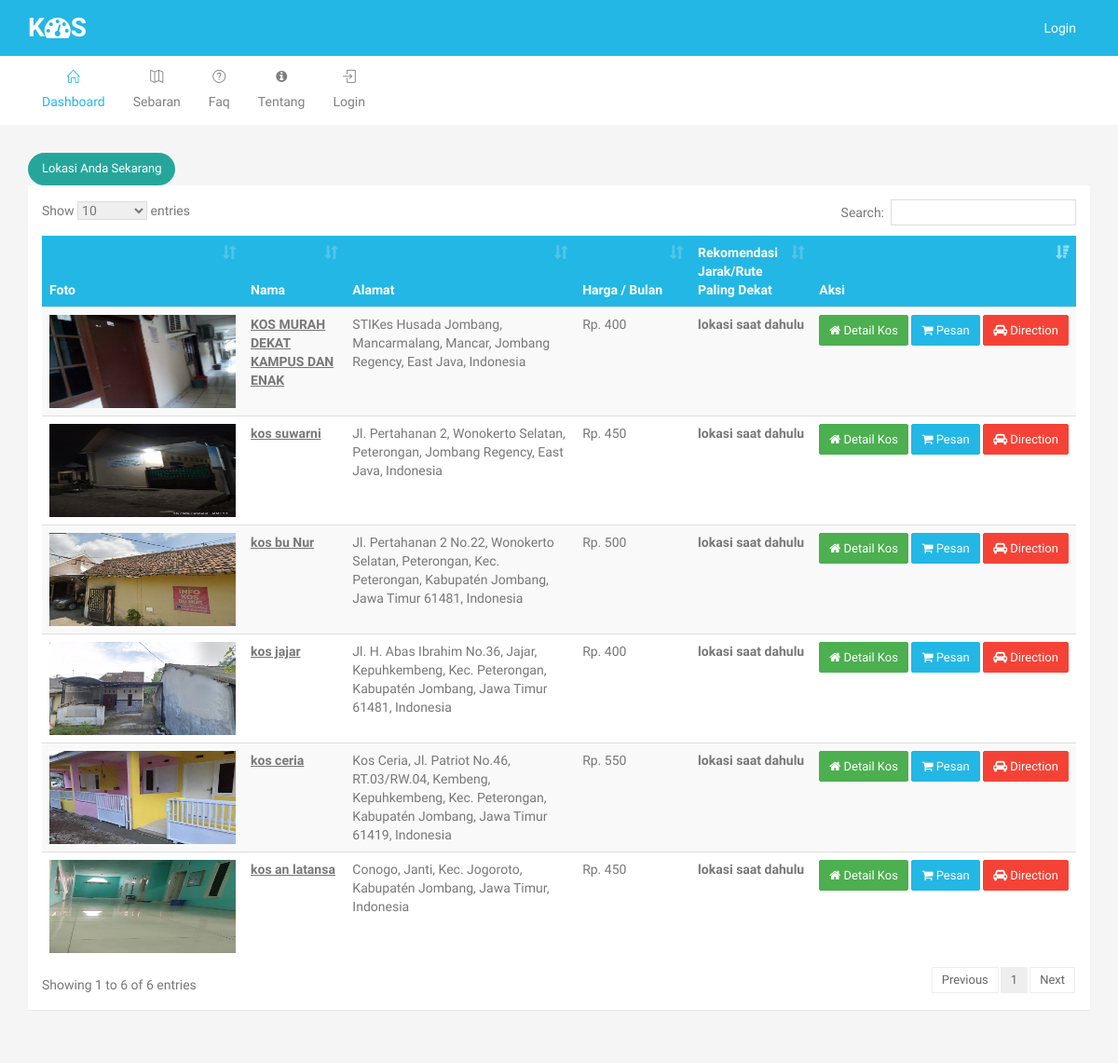
The page / on the database its author committed.
### tables this page shows
CREATE TABLE `m_kos` (
  `id` int(11) NOT NULL,
  `kode` varchar(24) NOT NULL,
  `nama` text NOT NULL,
  `id_mitra` int(11) NOT NULL,
  `harga` int(11) NOT NULL,
  `deskripsi` text NOT NULL,
  `alamat` text NOT NULL,
  `lat` text NOT NULL,
  `lng` text NOT NULL,
  `gambar` text NOT NULL,
  `gambar2` text NOT NULL,
  `gambar3` text NOT NULL
);

### config/koneksi.php (called while the page is built, shortened)
<?php
$base_url = "http://localhost/pencarian_kos/";
?>

### pages/kos.php (the view, shortened to what this page needs)
    <button type="button" onclick="getLocation()" class="btn btn-teal btn-rounded" data-toggle="modal" data-target=".bs-example-modal-lg">Lokasi anda sekarang</button>
    <div class="row">
        <div class="col-md-12">
            <div class="panel panel-primary collapsed">
                <div class="panel-body">
                    <table id="datatable"  class="table table-striped dt-responsive nowrap">
                        <thead class="bg-primary">
                            <tr>
                                <th>Foto</th>
                                <th>Nama</th>
                                <th>Alamat</th>
                                <th nowrap="">Harga / Bulan</th>
                                <th nowrap="">Rekomendasi <br>Jarak/Rute<br> Paling Dekat</th>
                                <th>Aksi</th>
                            </tr>
                        </thead>
                        <tbody>
                           <?php
                           if (isset($_REQUEST['cari_rute'])) {
                            $lat = $_REQUEST['lat'];
                            $lng = $_REQUEST['lng'];
                            $q = mysqli_query($conn,"
                                SELECT v.* FROM (
                                SELECT a.*, b.nama as mitra,
                                (
                                6371 * ACOS(
                                COS(RADIANS(".$lat.")) * COS(RADIANS(a.lat)) * COS(RADIANS(".$lng.") - RADIANS(a.lng)) + SIN(RADIANS(".$lat.")) * SIN(RADIANS(a.lat))
                                )
                                ) AS distance
                                FROM m_kos as a
                                LEFT JOIN m_mitra as b ON a.id_mitra = b.id
                                ) AS v ORDER BY v.distance ASC
                                ");
                        }else{
                         $q = mysqli_query($conn,"SELECT a.*, b.nama as mitra FROM m_kos as a
                            LEFT JOIN m_mitra as b ON a.id_mitra = b.id");
                     }
                     while ($d = mysqli_fetch_array($q)) :
                       ?>
                       <tr>
                           <td>
                              <img src="<?php echo $base_url; ?>upload/<?php echo $d['gambar']; ?>" style="width:200px; height: 100px">
                          </td>
                          <td style="font-weight: bold;"><u><?php echo $d['nama']; ?></u></td>                          <td><?php echo $d['alamat']; ?></td>
                          <td>Rp. <?php echo number_format($d['harga']); ?></td>
                          <td style="font-weight: bold;" nowrap=""><?php echo (empty($_REQUEST['lat'])) ? "lokasi saat dahulu": number_format($d['distance'],5)." Km"; ?> </td>
                          <td nowrap="">
                           <form action="<?php echo $base_url; ?>pemesanan/<?php echo $d['id']; ?>" method="POST">
                               <a href="<?php echo $base_url; ?>detail_kos/<?php echo $d['id']; ?>" name="pesan" class="btn btn-success btn-sm"><i class="fa fa-home"></i> Detail Kos</a>
                               <button type="submit" name="pesan" class="btn btn-primary btn-sm"><i class="fa fa-shopping-cart "></i> Pesan</button>
                               <a href="https://www.google.com/maps/dir/?api=1&origin=<?php echo $_REQUEST['lat']; ?>,<?php echo $_REQUEST['lng']; ?>&destination=<?php echo $d['lat']; ?>,<?php echo $d['lng']; ?>" target="_blank" type="submit" name="pesan" class="btn btn-danger btn-sm"><i class="fa fa-car "></i> Direction</a>
                           </form>
                       </td>
                   </tr>
               <?php endwhile; ?>
           </tbody>
       </table>
   </div>
</div>
</div>
</div>

### css/style.css (style rules this page uses)
body { font-family: "Arimo", Helvetica, Arial, sans-serif; color: #777; font-size: 14px; font-weight: 400; line-height: 24px; overflow-x: hidden; background-color: #f5f5f5; }
a { text-decoration: none; -moz-transition: all 0.3s; -o-transition: all 0.3s; -webkit-transition: all 0.3s; transition: all 0.3s; color: #56afd7; }
.bg-primary { background-color: #23b7e5 !important; border-color: #23b7e5 !important; color: #fff; }
.panel { margin-bottom: 30px; border: 0px; }
.panel, .panel-heading { -webkit-border-radius: 0px; -moz-border-radius: 0px; -ms-border-radius: 0px; border-radius: 0px; }
.panel-body { position: relative; }
.panel-primary { border-color: #23b7e5; }
.btn { border-radius: 2px; -webkit-border-radius: 2px; text-transform: capitalize; font-size: 13px; padding: 7px 14px; font-weight: 400; }
.btn.btn-sm { padding: 6px 10px; }
.btn.btn-rounded { border-radius: 100px; -webkit-border-radius: 100px; overflow: hidden; }
.btn-primary { background-color: #23b7e5; border-color: #23b7e5; color: #fff; }
.btn-success { background-color: #4CAF50; border-color: #4CAF50; color: #fff; }
.btn-danger { background-color: #F44336; border-color: #F44336; color: #fff; }
.btn-teal { background-color: #26A69A; border-color: #26A69A; color: #fff; }
.table > thead > tr > th { border-bottom: 1px solid #DDDDDD; vertical-align: bottom; }
body.layout-horizontal { background-color: #f5f5f5; }

### rows shown on the page
m_kos: gambar (picture), nama "KOS MURAH DEKAT KAMPUS DAN ENAK", alamat "STIKes Husada Jombang, Mancarmalang, Mancar, Jombang Regency, East Java, Indonesia", harga "400"
m_kos: gambar (picture), nama "kos suwarni", alamat "Jl. Pertahanan 2, Wonokerto Selatan, Peterongan, Jombang Regency, East Java, Indonesia", harga "450"
m_kos: gambar (picture), nama "kos bu Nur", alamat "Jl. Pertahanan 2 No.22, Wonokerto Selatan, Peterongan, Kec. Peterongan, Kabupatén Jombang, Jawa Timur 61481, Indonesia", harga "500"
m_kos: gambar (picture), nama "kos jajar", alamat "Jl. H. Abas Ibrahim No.36, Jajar, Kepuhkembeng, Kec. Peterongan, Kabupatén Jombang, Jawa Timur 61481, Indonesia", harga "400"
m_kos: gambar (picture), nama "kos ceria", alamat "Kos Ceria, Jl. Patriot No.46, RT.03/RW.04, Kembeng, Kepuhkembeng, Kec. Peterongan, Kabupatén Jombang, Jawa Timur 61419, Indonesia", harga "550"
m_kos: gambar (picture), nama "kos an latansa", alamat "Conogo, Janti, Kec. Jogoroto, Kabupatén Jombang, Jawa Timur, Indonesia", harga "450"
